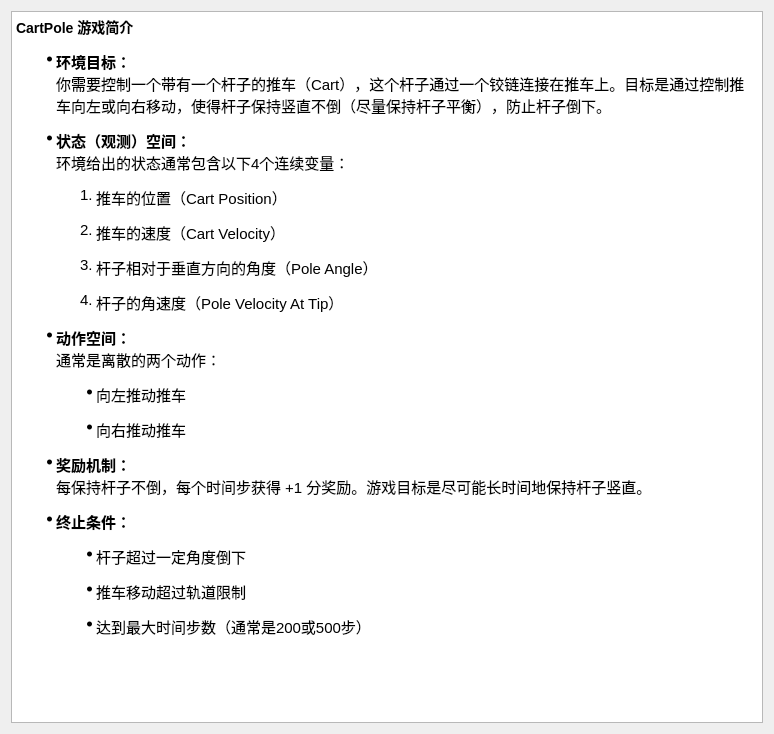
<?xml version="1.0" encoding="UTF-8"?>
<ui version="4.0">
 <class>Dialog</class>
 <widget class="QDialog" name="Dialog">
  <property name="geometry">
   <rect>
    <x>0</x>
    <y>0</y>
    <width>774</width>
    <height>734</height>
   </rect>
  </property>
  <property name="windowTitle">
   <string>Dialog</string>
  </property>
  <layout class="QHBoxLayout" name="horizontalLayout">
   <item>
    <widget class="QTextBrowser" name="textBrowser">
     <property name="html">
      <string>&lt;!DOCTYPE HTML PUBLIC &quot;-//W3C//DTD HTML 4.0//EN&quot; &quot;http://www.w3.org/TR/REC-html40/strict.dtd&quot;&gt;
&lt;html&gt;&lt;head&gt;&lt;meta name=&quot;qrichtext&quot; content=&quot;1&quot; /&gt;&lt;style type=&quot;text/css&quot;&gt;
p, li { white-space: pre-wrap; }
&lt;/style&gt;&lt;/head&gt;&lt;body style=&quot; font-family:'Ubuntu'; font-size:11pt; font-weight:400; font-style:normal;&quot;&gt;
&lt;h3 style=&quot; margin-top:14px; margin-bottom:12px; margin-left:0px; margin-right:0px; -qt-block-indent:0; text-indent:0px;&quot;&gt;&lt;span style=&quot; font-size:large; font-weight:600;&quot;&gt;CartPole 游戏简介&lt;/span&gt;&lt;/h3&gt;
&lt;ul style=&quot;margin-top: 0px; margin-bottom: 0px; margin-left: 0px; margin-right: 0px; -qt-list-indent: 1;&quot;&gt;&lt;li style=&quot;&quot; style=&quot; margin-top:12px; margin-bottom:12px; margin-left:0px; margin-right:0px; -qt-block-indent:0; text-indent:0px;&quot;&gt;&lt;span style=&quot; font-weight:600;&quot;&gt;环境目标：&lt;/span&gt;&lt;br /&gt;你需要控制一个带有一个杆子的推车（Cart），这个杆子通过一个铰链连接在推车上。目标是通过控制推车向左或向右移动，使得杆子保持竖直不倒（尽量保持杆子平衡），防止杆子倒下。&lt;/li&gt;
&lt;li style=&quot;&quot; style=&quot; margin-top:12px; margin-bottom:12px; margin-left:0px; margin-right:0px; -qt-block-indent:0; text-indent:0px;&quot;&gt;&lt;span style=&quot; font-weight:600;&quot;&gt;状态（观测）空间：&lt;/span&gt;&lt;br /&gt;环境给出的状态通常包含以下4个连续变量：&lt;/li&gt;
&lt;ol style=&quot;margin-top: 0px; margin-bottom: 0px; margin-left: 0px; margin-right: 0px; -qt-list-indent: 2;&quot;&gt;&lt;li style=&quot;&quot; style=&quot; margin-top:12px; margin-bottom:12px; margin-left:0px; margin-right:0px; -qt-block-indent:0; text-indent:0px;&quot;&gt;推车的位置（Cart Position）&lt;/li&gt;
&lt;li style=&quot;&quot; style=&quot; margin-top:12px; margin-bottom:12px; margin-left:0px; margin-right:0px; -qt-block-indent:0; text-indent:0px;&quot;&gt;推车的速度（Cart Velocity）&lt;/li&gt;
&lt;li style=&quot;&quot; style=&quot; margin-top:12px; margin-bottom:12px; margin-left:0px; margin-right:0px; -qt-block-indent:0; text-indent:0px;&quot;&gt;杆子相对于垂直方向的角度（Pole Angle）&lt;/li&gt;
&lt;li style=&quot;&quot; style=&quot; margin-top:12px; margin-bottom:12px; margin-left:0px; margin-right:0px; -qt-block-indent:0; text-indent:0px;&quot;&gt;杆子的角速度（Pole Velocity At Tip）&lt;/li&gt;&lt;/ol&gt;
&lt;li style=&quot;&quot; style=&quot; margin-top:12px; margin-bottom:12px; margin-left:0px; margin-right:0px; -qt-block-indent:0; text-indent:0px;&quot;&gt;&lt;span style=&quot; font-weight:600;&quot;&gt;动作空间：&lt;/span&gt;&lt;br /&gt;通常是离散的两个动作：&lt;/li&gt;
&lt;ul style=&quot;margin-top: 0px; margin-bottom: 0px; margin-left: 0px; margin-right: 0px; -qt-list-indent: 2;&quot;&gt;&lt;li style=&quot;&quot; style=&quot; margin-top:12px; margin-bottom:12px; margin-left:0px; margin-right:0px; -qt-block-indent:0; text-indent:0px;&quot;&gt;向左推动推车&lt;/li&gt;
&lt;li style=&quot;&quot; style=&quot; margin-top:12px; margin-bottom:12px; margin-left:0px; margin-right:0px; -qt-block-indent:0; text-indent:0px;&quot;&gt;向右推动推车&lt;/li&gt;&lt;/ul&gt;
&lt;li style=&quot;&quot; style=&quot; margin-top:12px; margin-bottom:12px; margin-left:0px; margin-right:0px; -qt-block-indent:0; text-indent:0px;&quot;&gt;&lt;span style=&quot; font-weight:600;&quot;&gt;奖励机制：&lt;/span&gt;&lt;br /&gt;每保持杆子不倒，每个时间步获得 +1 分奖励。游戏目标是尽可能长时间地保持杆子竖直。&lt;/li&gt;
&lt;li style=&quot;&quot; style=&quot; margin-top:12px; margin-bottom:12px; margin-left:0px; margin-right:0px; -qt-block-indent:0; text-indent:0px;&quot;&gt;&lt;span style=&quot; font-weight:600;&quot;&gt;终止条件：&lt;/span&gt;&lt;/li&gt;&lt;/ul&gt;
&lt;ul style=&quot;margin-top: 0px; margin-bottom: 0px; margin-left: 0px; margin-right: 0px; -qt-list-indent: 2;&quot;&gt;&lt;li style=&quot;&quot; style=&quot; margin-top:12px; margin-bottom:12px; margin-left:0px; margin-right:0px; -qt-block-indent:0; text-indent:0px;&quot;&gt;杆子超过一定角度倒下&lt;/li&gt;
&lt;li style=&quot;&quot; style=&quot; margin-top:12px; margin-bottom:12px; margin-left:0px; margin-right:0px; -qt-block-indent:0; text-indent:0px;&quot;&gt;推车移动超过轨道限制&lt;/li&gt;
&lt;li style=&quot;&quot; style=&quot; margin-top:12px; margin-bottom:12px; margin-left:0px; margin-right:0px; -qt-block-indent:0; text-indent:0px;&quot;&gt;达到最大时间步数（通常是200或500步）&lt;/li&gt;&lt;/ul&gt;&lt;/body&gt;&lt;/html&gt;</string>
     </property>
    </widget>
   </item>
  </layout>
 </widget>
 <resources/>
 <connections/>
</ui>
